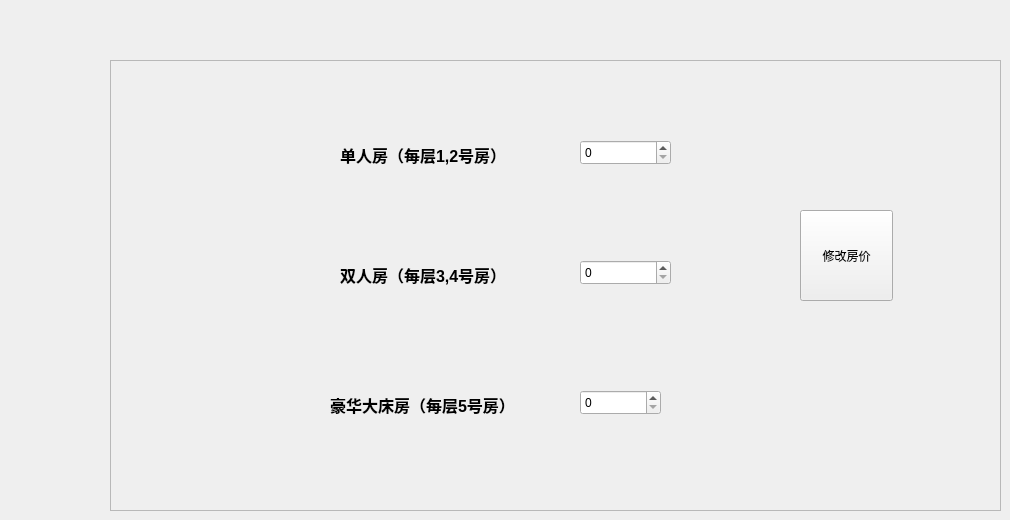
    <widget class="QWidget" name="page_6">
     <widget class="QFrame" name="frame">
      <property name="geometry">
       <rect>
        <x>110</x>
        <y>60</y>
        <width>891</width>
        <height>451</height>
       </rect>
      </property>
      <property name="frameShape">
       <enum>QFrame::StyledPanel</enum>
      </property>
      <property name="frameShadow">
       <enum>QFrame::Raised</enum>
      </property>
      <widget class="QLabel" name="label_21">
       <property name="geometry">
        <rect>
         <x>60</x>
         <y>30</y>
         <width>151</width>
         <height>121</height>
        </rect>
       </property>
       <property name="styleSheet">
        <string notr="true">border-image: url(:/icon/one bed.jpeg);</string>
       </property>
       <property name="text">
        <string/>
       </property>
      </widget>
      <widget class="QLabel" name="label_22">
       <property name="geometry">
        <rect>
         <x>60</x>
         <y>160</y>
         <width>151</width>
         <height>121</height>
        </rect>
       </property>
       <property name="styleSheet">
        <string notr="true">border-image: url(:/icon/two bed.jpeg);</string>
       </property>
       <property name="text">
        <string/>
       </property>
      </widget>
      <widget class="QLabel" name="label_23">
       <property name="geometry">
        <rect>
         <x>60</x>
         <y>290</y>
         <width>151</width>
         <height>121</height>
        </rect>
       </property>
       <property name="styleSheet">
        <string notr="true">border-image: url(:/icon/best room.jpeg);</string>
       </property>
       <property name="text">
        <string/>
       </property>
      </widget>
      <widget class="QLabel" name="label_24">
       <property name="geometry">
        <rect>
         <x>230</x>
         <y>80</y>
         <width>221</width>
         <height>31</height>
        </rect>
       </property>
       <property name="text">
        <string>&lt;html&gt;&lt;head/&gt;&lt;body&gt;&lt;p&gt;&lt;span style=&quot; font-size:12pt; font-weight:700;&quot;&gt;单人房（每层1,2号房）&lt;/span&gt;&lt;/p&gt;&lt;/body&gt;&lt;/html&gt;</string>
       </property>
      </widget>
      <widget class="QLabel" name="label_28">
       <property name="geometry">
        <rect>
         <x>230</x>
         <y>200</y>
         <width>221</width>
         <height>31</height>
        </rect>
       </property>
       <property name="text">
        <string>&lt;html&gt;&lt;head/&gt;&lt;body&gt;&lt;p&gt;&lt;span style=&quot; font-size:12pt; font-weight:700;&quot;&gt;双人房（每层3,4号房）&lt;/span&gt;&lt;/p&gt;&lt;/body&gt;&lt;/html&gt;</string>
       </property>
      </widget>
      <widget class="QLabel" name="label_29">
       <property name="geometry">
        <rect>
         <x>220</x>
         <y>330</y>
         <width>241</width>
         <height>31</height>
        </rect>
       </property>
       <property name="text">
        <string>&lt;html&gt;&lt;head/&gt;&lt;body&gt;&lt;p&gt;&lt;span style=&quot; font-size:12pt; font-weight:700;&quot;&gt;豪华大床房（每层5号房）&lt;/span&gt;&lt;/p&gt;&lt;/body&gt;&lt;/html&gt;</string>
       </property>
      </widget>
      <widget class="QSpinBox" name="price_two_bed">
       <property name="geometry">
        <rect>
         <x>470</x>
         <y>200</y>
         <width>91</width>
         <height>25</height>
        </rect>
       </property>
      </widget>
      <widget class="QSpinBox" name="price_one_bed">
       <property name="geometry">
        <rect>
         <x>470</x>
         <y>80</y>
         <width>91</width>
         <height>25</height>
        </rect>
       </property>
      </widget>
      <widget class="QSpinBox" name="price_bestroom">
       <property name="geometry">
        <rect>
         <x>470</x>
         <y>330</y>
         <width>81</width>
         <height>25</height>
        </rect>
       </property>
      </widget>
      <widget class="QPushButton" name="change_button">
       <property name="geometry">
        <rect>
         <x>690</x>
         <y>150</y>
         <width>93</width>
         <height>91</height>
        </rect>
       </property>
       <property name="styleSheet">
        <string notr="true"/>
       </property>
       <property name="text">
        <string>修改房价</string>
       </property>
      </widget>
     </widget>
    </widget>
